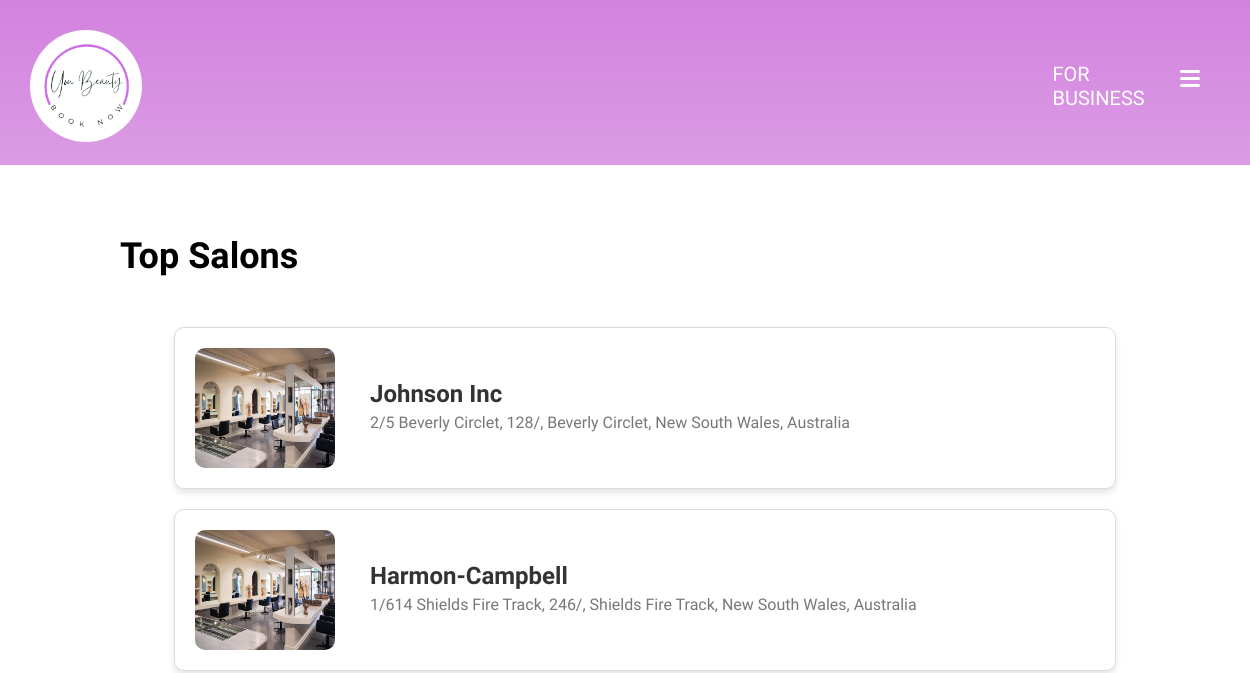
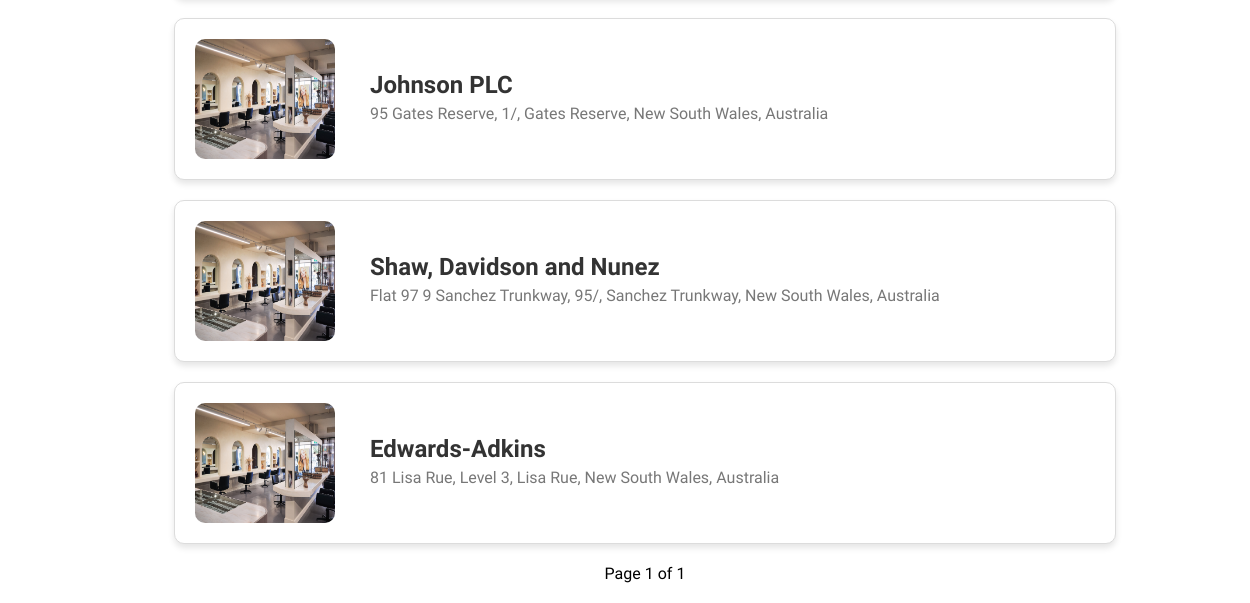
The app's page /top-salons, older data (2 pictures, top to bottom).
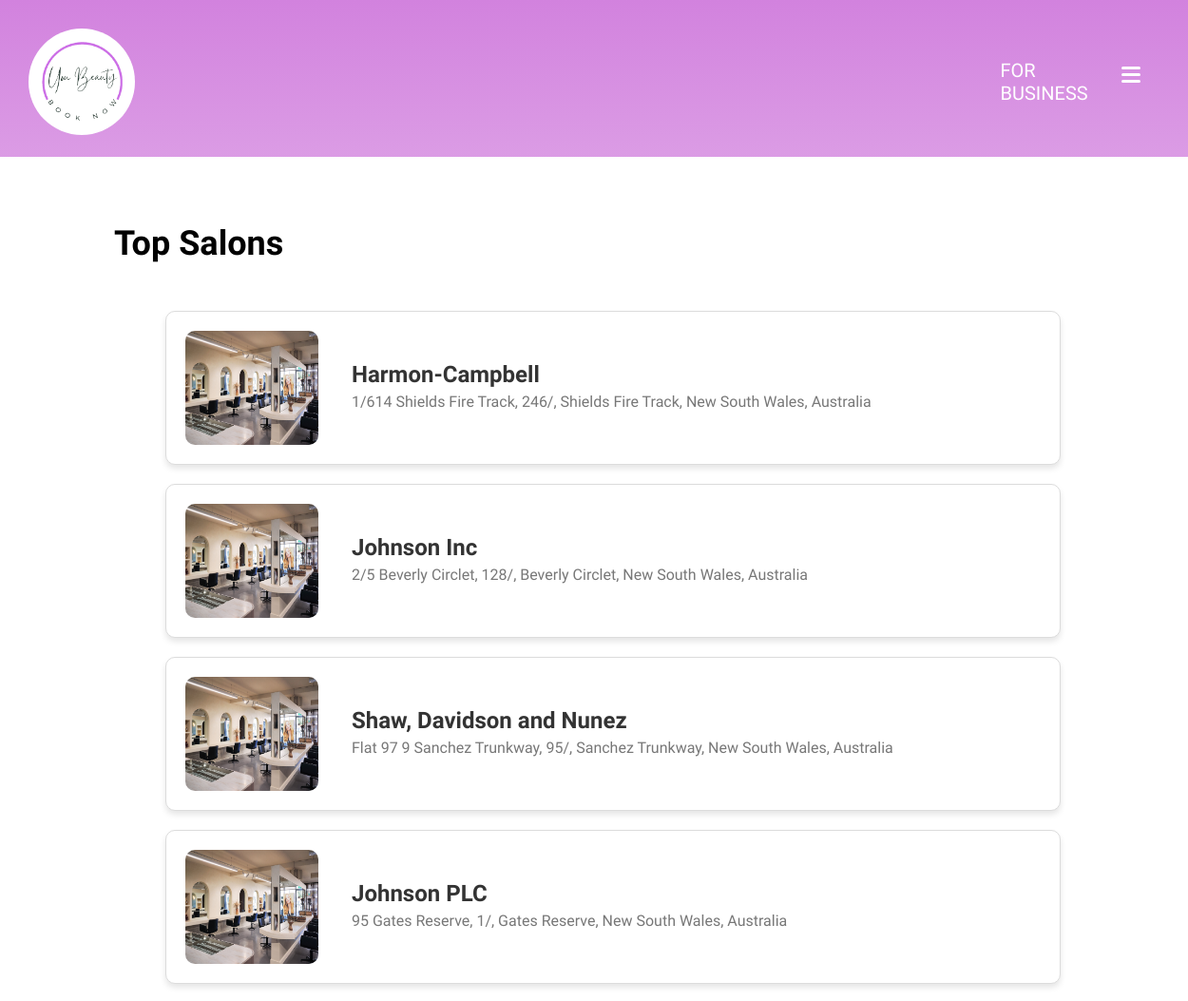
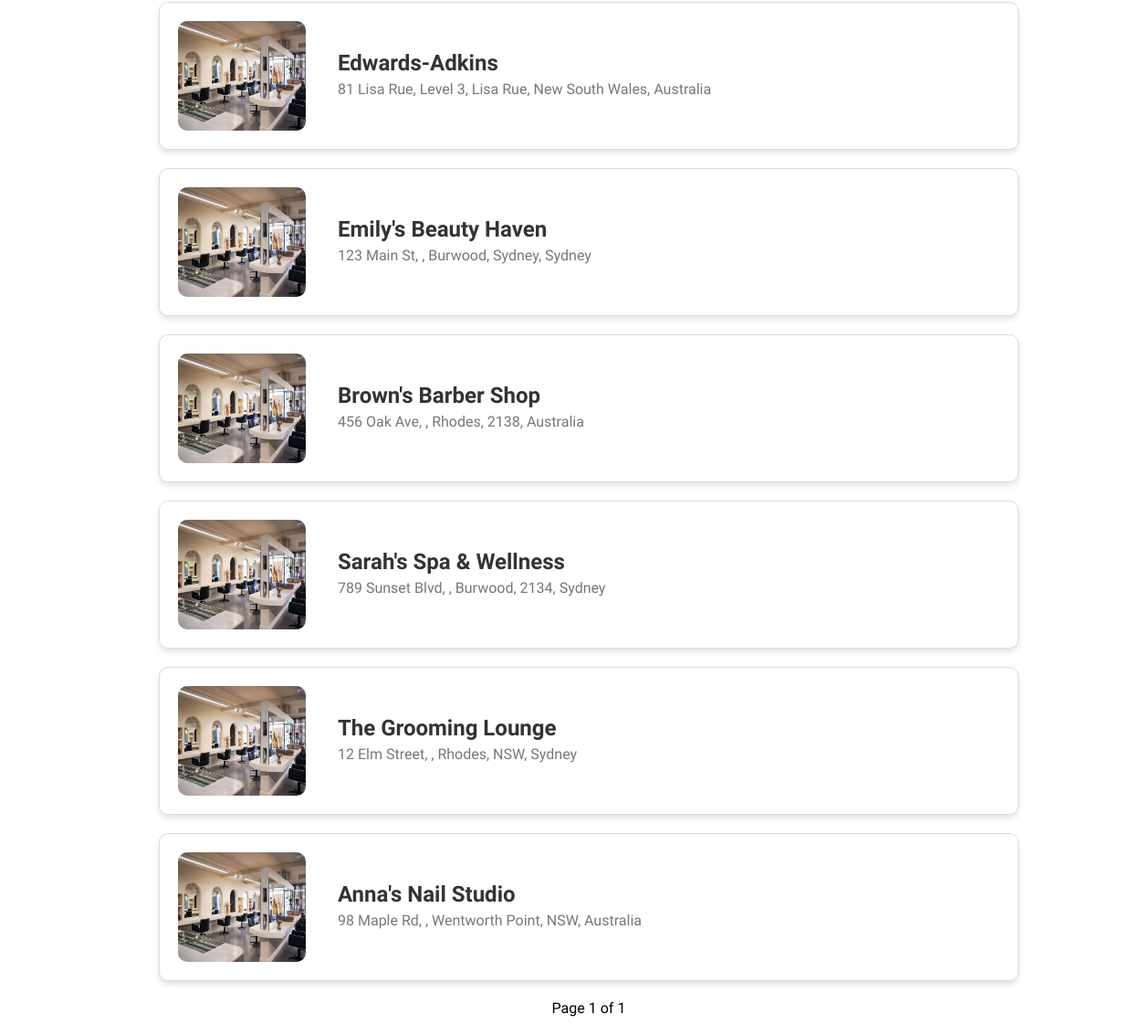
The same page, newer data (2 pictures, top to bottom).
### salons/models.py (models this page shows, shortened)
class SalonInfo(models.Model):
    salon_name = models.CharField(max_length=255)
    salon_address = models.OneToOneField(SalonAddress, on_delete=models.CASCADE)
    salon_photo = models.ImageField(upload_to='salon_photos/', blank=True, null=True)
    salon_openingtime = models.TimeField()
    salon_closingtime = models.TimeField()
    happyhour_times = models.CharField(max_length=255)
    happyhour_days = models.CharField(max_length=255)
    happyhour_discount = models.DecimalField(max_digits=5, decimal_places=2)

class SalonAddress(models.Model):
    address_line1 = models.CharField(max_length=255)
    address_line2 = models.CharField(max_length=255, blank=True, null=True)
    suburb = models.CharField(max_length=100, default="")
    state = models.CharField(max_length=100)
    postcode = models.CharField(max_length=10)
    country = models.CharField(max_length=100)
    def __str__(self):
        return f'{self.address_line1}, {self.address_line2}, {self.suburb}, {self.state}, {self.country}'

### customers/views.py (the view)
# urls.py: path('top-salons', views.TopSalonsView, name='top_salons'),
def TopSalonsView(request):
    salons = SalonInfo.objects.annotate(booking_count=Count('salonservice__booking')).order_by('-booking_count') # sorts by number of bookings made
    paginator = Paginator(salons, 10)
    page_number = request.GET.get('page', 1) # find the current page number, default is 1
    salon_page = paginator.get_page(page_number)
    return render(request, 'salons/top_salons.html', {'salons': salon_page})

### accounts/context_processors.py (called while the page is built, shortened)
def global_variable(request):
    is_authenticated_customer = False
    is_authenticated_salon_owner = False
    current_user = request.user
    print(f"{current_user} is authenticated salon_owner: {is_authenticated_salon_owner}")
    return {
        "is_authenticated_customer": is_authenticated_customer,
        "is_authenticated_salon_owner": is_authenticated_salon_owner,
    }

### templates/salons/top_salons.html (shortened to what this page needs)
{% extends "base.html" %}
{% load static %}
{% block content %}
<head>
    <link rel="stylesheet" type="text/css" href="{% static 'css/top-salons.css' %}">
</head>
<div class="top-bar"></div>
<div class="happy-hour-container">
    <h1>Top Salons</h1>
    <div class="happy-hour-cards-container">
        {% for salon in salons %}
        <a href="{% url 'salons:salon_page' salon.id %}">
            <div class="happy-hour-card">
                <img src="{% if salon.salon_photo %}{{ salon.salon_photo.url }}{% else %}{% static 'design/salon-image.jpg' %}{% endif %}"
                 alt="Salon Image" class="happy-hour-image">
                <div class="happy-hour-details">
                    <h2>{{ salon.salon_name }}</h2>
                    <p>{{ salon.salon_address }}</p>
                </div>
            </div>
        </a>
        {% endfor %}
        <div class="pagination">
            <span class="step-links">
                <span class="current">Page {{ salons.number }} of {{ salons.paginator.num_pages }}</span>
            </span>
        </div>
    </div>
</div>
{% endblock %}

### templates/base.html (shortened to what this page needs)
<!DOCTYPE html>
<html lang="en">
{% load static %}
<head>
    <link rel="stylesheet" type="text/css" href="{% static 'css\style.css' %}">
</head>
<body>
  <div class="background">
    <div class="nav-bar">
        <section class="logo-section">
            <div class="logo-container">
                {% if user.is_authenticated and is_authenticated_customer %}
                    <a href="{% url 'home' %}">
                        <div class="image-container">
                            <img loading="lazy" src="{% static 'design/logo.png' %}" class="logo" alt="logo">
                        </div>
                    </a>
                {% elif user.is_authenticated %}
                    <a href="{% url 'forBusiness' %}">
                        <div class="image-container">
                            <img loading="lazy" src="{% static 'design/logo.png' %}" class="logo" alt="logo">
                        </div>
                    </a>
                {% else %}
                    <a href="{% url 'home' %}">
                        <div class="image-container">
                            <img loading="lazy" src="{% static 'design/logo.png' %}" class="logo" alt="logo">
                        </div>
                    </a>
                {% endif %}
            </div>
        </section>
        {% if user.is_authenticated %}
        {% else %}
            <header>
                <nav>
                    <a href="{% url 'forBusiness' %}">For Business</a>
                </nav>
            </header>
        {% endif %}
        <label class="hamburger">
            <input type="checkbox" id="check">
        </label>
    </div>
    <main>
        {% block content %}
        {% endblock %}
    </main>
  </div>
</body>

### static/css/style.css (style rules this page uses)
* { padding: 0; margin: 0; }
body { padding-bottom: 100px; }
.background { width: 100%; height: 100vh; background-image: linear-gradient(#D282DE, #fff); background-size: cover; background-repeat: no-repeat; }
.logo-container { aspect-ratio: 1; border-radius: 50%; width: 112px; max-width: 100%; position: absolute; background-color: #fff; margin-top: 30px; margin-left: 30px; }
.logo { object-fit: contain; object-position: 6px 5px; width: 90%; height: 90%; }
header { display: flex; color: #fff; font: 400 20px 'Julius Sans One', sans-serif; position: absolute; margin-top: 70px; margin-top: 62px; margin-left: -moz-calc(97% - 160px); margin-left: -o-calc(97% - 160px); margin-left: calc(97% - 160px); margin-left: -moz-calc(13% + 160px); margin-left: -o-calc(13% + 160px); margin-right: calc(13% + 160px); text-transform: uppercase; width: fit-content; }
a { text-decoration: none; color: #fff }
:root { --bar-width: 20px; --bar-height: 3px; --hamburger-gap: 4px; --background: #fff; --animation-timing: 200ms ease-in-out; }
.hamburger { display: flex; flex-direction: column; align-items: end; gap: var(--hamburger-gap); width: fit-content; margin-left: -moz-calc(96% - 20px); margin-left: -o-calc(96% - 20px); margin-left: calc(96% - 20px); position: absolute; top: 70px; z-index: 2; cursor: pointer; }
.hamburger::before, .hamburger::after, .hamburger input { content: ""; width: var(--bar-width); height: var(--bar-height); background-color: var(--background); border-radius: 20px; transform-origin: right center; transition: opacity var(--animation-timing), width var(--animation-timing), rotate var(--animation-timing), translate var(--animation-timing); }
.hamburger input { appearance: none; padding: 0; margin: 0; outline: none; pointer-events: none; }

### static/css/top-salons.css (style rules this page uses)
.top-bar { background: #DCA8F5; height: 165px; position: relative; width: 100vw; z-index: -1; top: 0; left: 0; }
.happy-hour-container { background-color: white; min-height: 100vh; width: 100%; padding: 20px; font-family: 'Kanit', sans-serif; display: flex; flex-direction: column; align-items: center; }
.happy-hour-container h1 { margin-left: 100px; margin-bottom: 50px; margin-top: 50px; text-align: left; color: black; font-size: 36px; font-weight: bold; align-self: flex-start; }
.happy-hour-cards-container { display: flex; flex-direction: column; width: 80%; }
.happy-hour-card { display: flex; align-items: center; justify-content: space-between; border: 1px solid #dcdcdc; border-radius: 10px; padding: 20px; margin-bottom: 20px; background-color: white; box-shadow: 0 4px 6px rgba(0, 0, 0, 0.1); max-width: 900px; margin-left: auto; margin-right: auto; }
.happy-hour-card img.happy-hour-image { width: 140px; height: 120px; border-radius: 10px; margin-right: 15px; }
.happy-hour-details { flex: 1; margin-left: 20px; }
.happy-hour-details h2 { margin: 0; font-size: 24px; font-weight: bold; color: #333; }
.happy-hour-details p { margin: 5px 0; color: #777; font-size: 16px; }
.pagination { max-width: fit-content; margin-left: auto; margin-right: auto; }

Row changes from the older to the newer data that the page shows:
shown differently, row unchanged: SalonInfo "Harmon-Campbell": moves up the list
shown differently, row unchanged: SalonInfo "Shaw, Davidson and Nunez": moves up the list
added SalonInfo: salon_name "Emily's Beauty Haven", salon_address "123 Main St, , Burwood, Sydney, Sydney"
added SalonInfo: salon_name "Brown's Barber Shop", salon_address "456 Oak Ave, , Rhodes, 2138, Australia"
added SalonInfo: salon_name "Sarah's Spa & Wellness", salon_address "789 Sunset Blvd, , Burwood, 2134, Sydney"
added SalonInfo: salon_name "The Grooming Lounge", salon_address "12 Elm Street, , Rhodes, NSW, Sydney"
added SalonInfo: salon_name "Anna's Nail Studio", salon_address "98 Maple Rd, , Wentworth Point, NSW, Australia"
